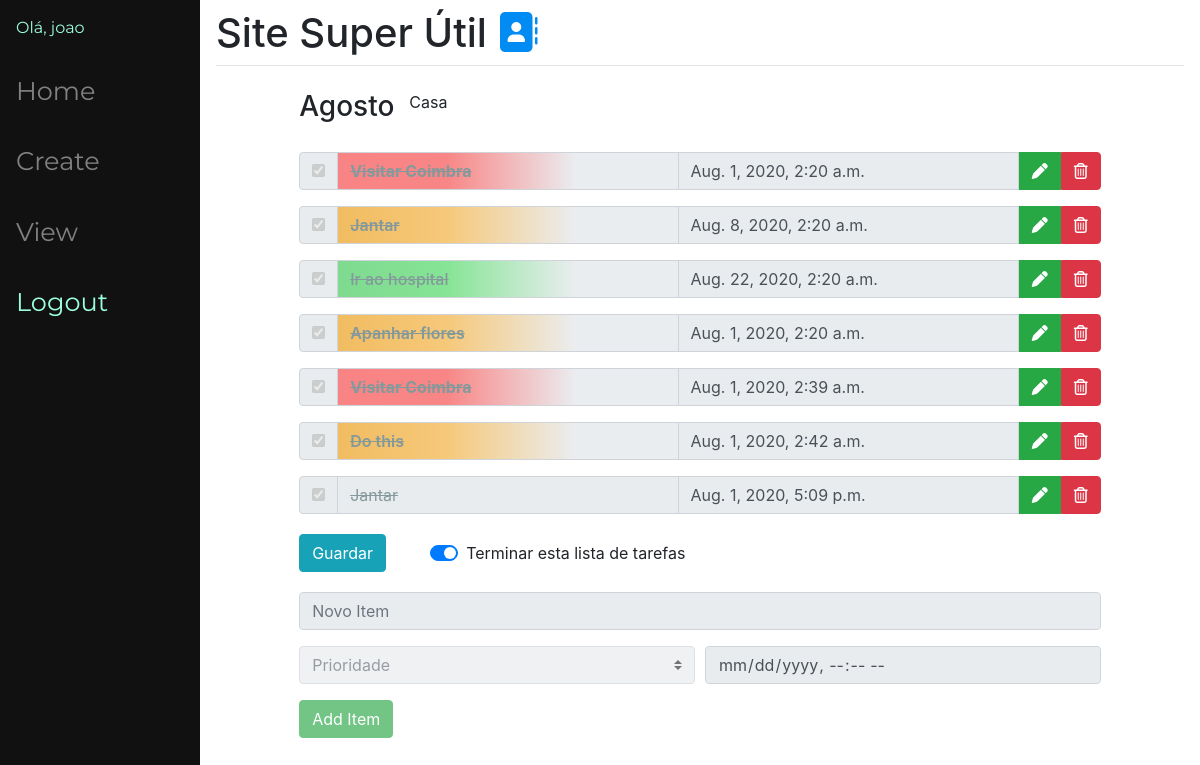
The page /1 (signed in) on the database its author committed.
### main/models.py (models this page shows, shortened)
class ToDoList(models.Model):
    class list_type_choices(models.TextChoices):
        CASA = 'Casa', 'Casa'
        TRABALHO = 'Trabalho', 'Trabalho'
        UNIVERSIDADE = 'Universidade','Universidade'
        HOBBY = 'Hobby', 'Hobby'
        OUTRO = 'Outro', 'Outro'
    user = models.ForeignKey(User, on_delete=models.CASCADE, related_name="todolist", null=True)
    name = models.CharField(max_length = 200)
    list_type = models.CharField(blank=True, choices=list_type_choices.choices, max_length = 100) # OPCIONAL
    finish = models.BooleanField(default=False)# OPCIONAL

class Item(models.Model):
    class item_priority_choices(models.TextChoices):
        ALTA = 'Alta', 'Alta'
        MEDIA = 'Media', 'Media'
        BAIXA = 'Baixa', 'Baixa'
    ToDoList = models.ForeignKey(ToDoList, on_delete=models.CASCADE)
    text = models.CharField(max_length=300)
    complete = models.BooleanField()# OPCIONAL
    item_priority = models.CharField(blank=True, choices=item_priority_choices.choices, max_length = 100) # OPCIONAL
    deadline_date = models.DateTimeField(blank = True, null=True, default='none') # OPCIONAL

### main/views.py (the view, shortened to what this page needs)
# urls.py: path("<int:id>", views.index, name = 'index'),
@login_required(login_url='/login')
def index(response, id):
    ls = ToDoList.objects.get(id=id)
    return render(response, "main/list.html", {"ls": ls})

### main/templates/main/list.html (shortened to what this page needs)
{% extends "main/base.html" %}
{% load crispy_forms_tags %}
{% load static %}
{% block head %}
    <link rel='stylesheet' type="text/css" href="{% static '/css/list.css' %}">
{% endblock %}
{% block content %}
    <div class="row">
        <div class="col-md-auto">
            <h3>{{ls.name}}</h3>
        </div>
        <div class="col">
            <p>{{ls.list_type}}</p>
        </div>
    </div>
    <form method="post" action="" class="form-group">
        {% for item in ls.item_set.all %}
        <div class="input-group mb-3">
            <div class="input-group-prepend">
                <div class="input-group-text">
                    {% if item.complete == False %}
                        {% if ls.finish == True %}
                            <input type="checkbox", value = "clicked", name="c{{item.id}}" checked disabled>
                        {% else %}
                            <input type="checkbox", value = "clicked", name="c{{item.id}}">
                        {% endif %}
                    {% else %}
                        {% if ls.finish == True %}
                            <input type="checkbox", value = "clicked", name="c{{item.id}}" disabled checked>
                        {% else %}
                            <input type="checkbox", value = "clicked", name="c{{item.id}}" checked>
                        {% endif %}
                    {% endif %}
                </div>
            </div>
            {% if item.complete == False %}
                <input type="text", value="{{item.text}}", class="form-control {{item.item_priority}}" id='{{item.id}}' name="t{{item.id}}" readonly>
            {% else %}
                <input type="text", value="{{item.text}}", class="form-control done {{item.item_priority}}" id='{{item.id}}' name="t{{item.id}}" readonly>
            {% endif %}
            <input type="text" value="{{item.deadline_date}}" id="d{{item.id}}" name="d{{item.id}}" class="form-control date" readonly>
            <button onclick='edit({{item.id}})' class="btn btn-success btn-lm rounded-0" type="button" data-toggle="tooltip" data-placement="top" title="Edit" ><i class="fas fa-pen"></i></button>
            <button class="btn btn-danger btn-lm round" type="submit" data-toggle="tooltip" data-placement="top" value='{{item.id}}' name='delete' title='Eliminar este item'><i class="far fa-trash-alt"></i></button>
        </div>
        {% endfor %}
        <div class="form-inline">
            <div class="my-1 mr-2">
                <button onclick='validateForm2()' type='submit' name="save", value="save", class="btn btn-info">Guardar</button>
            </div>
            <div class="custom-switch my-1 mr-sm-2">
                <div class="custom-control custom-switch">
                    <label class="custom-control-label" for="customSwitch1">Terminar esta lista de tarefas</label>
                </div>
            </div>
        </div>
        <div class="form-group">
            <input type="text" class="form-control" name="new" placeholder="Novo Item", id='new' {% if ls.finish == True %} disabled {% endif %}>
        </div>
        <div class="form-row">
            <div class="col">
                <select class="custom-select" name='prio' {% if ls.finish == True %} disabled {% endif %} >
                    <option selected>Prioridade</option>
                </select>
            </div>
            <div class="col">
            <input type="datetime-local" class="form-control" placeholder="DeadLine" name='date'  {% if ls.finish == True %} disabled {% endif %} >
            </div>
        </div>
        <button type="submit" onclick='validateForm()' name="newItem", value="newItem", class="btn btn-success"  {% if ls.finish == True %} disabled {% endif %}>Add Item</button>
    </form>
{% endblock%}

### main/templates/main/base.html (shortened to what this page needs)
{% load static %}
<!doctype html>
<html lang="en">
  <head>
    <link rel="stylesheet" href="https://stackpath.bootstrapcdn.com/bootstrap/4.5.0/css/bootstrap.min.css">
    <link rel='stylesheet' type="text/css" href="{% static '/css/base.css' %}">
    {% block head %}  {% endblock %}
  </head>
  <body {% block body %} {% endblock %} >
    <div class="sidenav">
        <div class="user-info">
          {% if user.is_authenticated %}
            <span>Olá, {{user.username}}</span>
          {% else %}
            <a href="/login" class="side-login">Login</a>
          {% endif %}
        </div>
        <a href="/">Home</a>
        <a href="/create">Create</a>
        <a href="/view">View</a>
        {% if user.is_authenticated %}
          <a href="/logout" class="side-logout">Logout</a>
        {% endif %}
      </div>
    <div id="content" , name="content", class='main'>
      <nav>
        <div class='logo'>
          <h1 class="mt-2">Site Super Útil <i class="fas fa-address-book"></i></h1>
        </div>
      </nav>
      <hr class="mt-0 mb-4">
      <div class="row justify-content-center">
        <div class="col-10">
          {% block content %}
          {% endblock %}
        </div>
      </div>
    </div>
    </html>

### static/css/base.css (style rules this page uses)
.sidenav { background-color: #111; margin: 0; padding: 0; width: 200px; position: fixed; height: 100%; }
.sidenav a { color: #818181; font-family: 'Montserrat', sans-serif; display: block; padding: 16px; text-decoration: none; font-size: 160%; }
.main { margin-left: 200px; padding: 1px 16px; height: 1000px; }
.user-info span { padding: 16px; text-decoration: none; font-size: 100%; color: rgb(155, 255, 222); display:block; font-family: 'Montserrat', sans-serif; }
.sidenav .side-logout, .side-login { color: rgb(155, 255, 222); }
.main nav { display: flex; justify-content:left; align-items: center; }
h1 .fas.fa-address-book { color: #028CF3; }

### static/css/list.css (style rules this page uses)
input.done { text-decoration: line-through; color: rgb(131, 153, 156); }
button.round { border-bottom-left-radius: 0px; border-top-left-radius: 0px; border-bottom-right-radius: 4px; border-top-right-radius: 4px; }
input.Alta { font-weight: bold; background: hsla(210, 16%, 93%, 1); background: linear-gradient(180deg, hsla(210, 16%, 93%, 1) 30%, hsla(0, 90%, 75%, 1) 68%, hsla(0, 100%, 67%, 0.7) 100%); background: -moz-linear-gradient(180deg, hsla(210, 16%, 93%, 1) 30%, hsla(0, 90%, 75%, 1) 68%, hsla(0, 100%, 67%, 0.7) 100%); background: -webkit-linear-gradient(180deg, hsla(210, 16%, 93%, 1) 30%, hsla(0, 90%, 75%, 1) 68%, hsla(0, 100%, 67%, 0.7) 100%); filter: progid: DXImageTransform.Microsoft.gradient( startColorstr="#E9ECEF", endColorstr="#F98888", GradientType=1 ); }
input.Media { font-weight: 600; background: hsla(210, 16%, 93%, 1); background: linear-gradient(180deg, hsla(210, 16%, 93%, 1) 30%, hsla(38, 87%, 72%, 1) 68%, hsla(38, 91%, 55%, 0.7) 100%); background: -moz-linear-gradient(180deg, hsla(210, 16%, 93%, 1) 30%, hsla(38, 87%, 72%, 1) 68%, hsla(38, 91%, 55%, 0.7) 100%); background: -webkit-linear-gradient(180deg, hsla(210, 16%, 93%, 1) 30%, hsla(38, 87%, 72%, 1) 68%, hsla(38, 91%, 55%, 0.7) 100%); filter: progid: DXImageTransform.Microsoft.gradient( startColorstr="#E9ECEF", endColorstr="#F6C87A", GradientType=1 ); }
input.Baixa { font-weight: 500; background: hsla(210, 16%, 93%, 1); background: linear-gradient(180deg, hsla(210, 16%, 93%, 1) 30%, hsla(130, 64%, 71%, 1) 68%, hsla(130, 59%, 57%, 0.7) 100%); background: -moz-linear-gradient(180deg, hsla(210, 16%, 93%, 1) 30%, hsla(130, 64%, 71%, 1) 68%, hsla(130, 59%, 57%, 0.7) 100%); background: -webkit-linear-gradient(180deg, hsla(210, 16%, 93%, 1) 30%, hsla(130, 64%, 71%, 1) 68%, hsla(130, 59%, 57%, 0.7) 100%); filter: progid: DXImageTransform.Microsoft.gradient( startColorstr="#E9ECEF", endColorstr="#84E494", GradientType=1 ); }
div.row { margin-bottom: 20px; }
div.col { padding-left: 0%; }

### rows shown on the page
ToDoList: name "Agosto", list_type "Casa", prio "Prioridade"
Item: text "Visitar Coimbra", deadline_date "Aug. 1, 2020, 2:20 a.m.", {{ item.id }} 54 (drawn)
Item: text "Jantar", deadline_date "Aug. 8, 2020, 2:20 a.m.", {{ item.id }} 55 (drawn)
Item: text "Ir ao hospital", deadline_date "Aug. 22, 2020, 2:20 a.m.", {{ item.id }} 56 (drawn)
Item: text "Apanhar flores", deadline_date "Aug. 1, 2020, 2:20 a.m.", {{ item.id }} 57 (drawn)
Item: text "Visitar Coimbra", deadline_date "Aug. 1, 2020, 2:39 a.m.", {{ item.id }} 58 (drawn)
Item: text "Do this", deadline_date "Aug. 1, 2020, 2:42 a.m.", {{ item.id }} 62 (drawn)
Item: text "Jantar", deadline_date "Aug. 1, 2020, 5:09 p.m.", {{ item.id }} 67 (drawn)

### other values the page prints
{{ user.username }} "joao"
